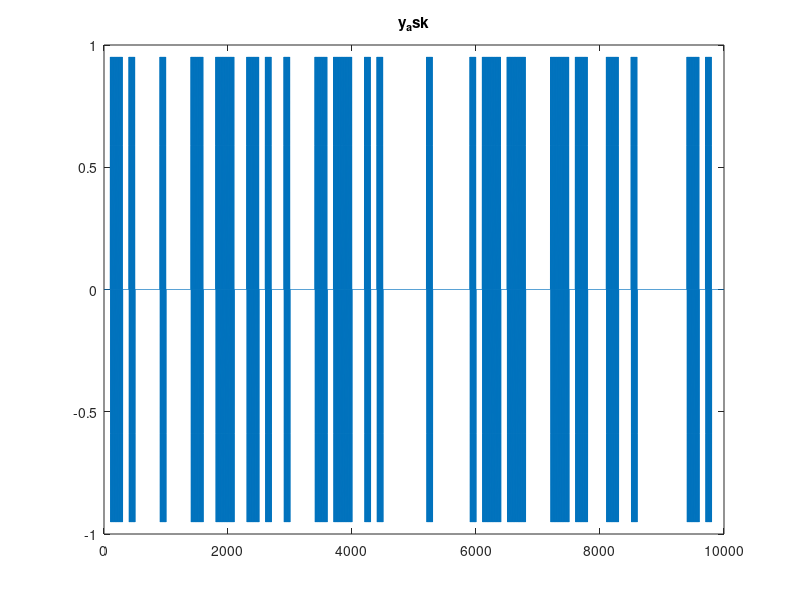

The MATLAB source for this figure: (Note: this script raises an error after producing the figure.)
%Generating 2ASK signal
clc
clear all;
close all;
%use orthogonal modulation generate modulated siganl
%You can see the original signal v in the code.
fc=1e4;                                                 %carrier frequency
fs=1e5;                                                 %sample frequency
Rs=1e3;                                                 %symbol rate of digital signal
T=1/fs;                                                 %sample time
L=10000;                                                  %length of signal
t=(0:L-1)*T;                                            %time vector
A=1;                                                    %%Ampltitude
v=A*cos(2*pi*1000*t);                                   %modulation signal
xs=sin(2*pi*fc*t);
xc=cos(2*pi*fc*t);

%2ASK
%           _________          ______
%   signal |         |        |      |      
%----------|         |________|      |  so L/fs/T_ask is the length of a_n
%           <-T_ask->                       
%<-----------L points --------------->
T_ask=1/Rs;                                          
a_n=round(rand(1,round(L/(T_ask*fs))));
a_ask=repmat(a_n,T_ask*fs,1);
a_ask=a_ask(:)';
%stairs(a_ask)                                        %figure 2ask,unuse plot
I_ask=0;
Q_ask=a_ask;
y_2ask=I_ask.*xc+Q_ask.*xs;
figure(1)
plot(y_2ask);title('y_ask')
figure(2)
plotSpectral(y_2ask,fs)

y_2ask=awgn(y_2ask,10,'measured');

ff=(-L/2:L/2-1)*(fs/L);
f_offset=0.001*fc
[I,Q]=DDC_filter(fs,fc+f_offset,4000,15,y_2ask);
figure
subplot(2,1,1)
plot(I);title('DDC I')
subplot(2,1,2)
plot(Q);title('DDC Q')
IQ=I+Q*j;
figure
subplot(2,1,1)
plot(abs(IQ));title('abs(IQ)')
subplot(2,1,2)
plot(angle(IQ)./pi*180);title('angle DDC IQ')
figure
Y=abs(fftshift(fft(IQ)));
plot(ff,Y);title('spectrum of DDC IQ')

%%
% 
IQ_adjust=IQ.*exp(j*2*pi*f_offset*t);
hold on
Y_adjust=abs(fftshift(fft(IQ_adjust)));
plot(ff,Y_adjust);title('Y_adjust')
f_adjust=ff(find(Y_adjust==max(Y_adjust)))
legend('IQ','IQ_adjust')
figure
subplot(2,1,1)
plot(real(IQ_adjust));title('I Y_adjust')
subplot(2,1,2)
plot(imag(IQ_adjust));title('Q Y_adjust')

figure
subplot(2,1,1)
plot(abs(IQ_adjust));title('abs IQ adjust')
subplot(2,1,2)
plot(angle(IQ_adjust)./pi*180);title('ansgle IQ adjust')
